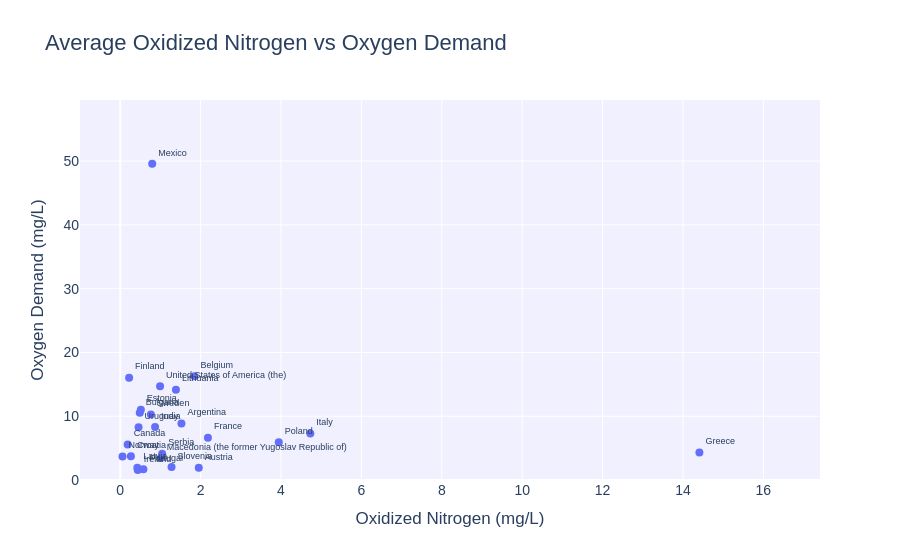

Source (notebook cell):
### Code cell
import plotly.express as px


fig = px.scatter(
    aggregated_df,
    x='Value_nitrate',
    y='Value_oxygen',
    text='Country Name',
    title='Average Oxidized Nitrogen vs Oxygen Demand',
    labels={'Value_nitrate': 'Oxidized Nitrogen (mg/L)', 'Value_oxygen': 'Oxygen Demand (mg/L)'},
)

fig.update_traces(
    textposition='top right',
    marker=dict(size=8),
    textfont=dict(size=9),
    hovertemplate='<b>%{text}</b><br>Nitrate: %{x}<br>Oxygen: %{y}<extra></extra>'
)

fig.update_layout(
    xaxis=dict(range=[-1, aggregated_df['Value_nitrate'].max() + 3]),
    yaxis=dict(range=[0, aggregated_df['Value_oxygen'].max() + 10]),
    plot_bgcolor='rgba(240,240,255,0.95)',
    title_font_size=22,
    font=dict(family="Arial", size=14)
)

fig.show()

fig.write_html("../visualizations/nitrogen_vs_oxygen.html", include_plotlyjs='cdn')

### Figure 1 — Plotly figure (JSON) as saved in the notebook; plotly's stock layout.template omitted (floating-point values rounded to 4 significant figures)
{"data": [{"hovertemplate": "<b>%{text}</b><br>Nitrate: %{x}<br>Oxygen: %{y}<extra></extra>", "legendgroup": "", "marker": {"color": "#636efa", "size": 8, "symbol": "circle"}, "mode": "markers+text", "name": "", "orientation": "v", "showlegend": false, "text": ["Argentina", "Austria", "Belgium", "Bulgaria", "Canada", "Croatia", "Estonia", "Finland", "France", "Greece", "India", "Ireland", "Italy", "Latvia", "Lithuania", "Macedonia (the former Yugoslav Republic of)", "Mexico", "Norway", "Poland", "Portugal", "Serbia", "Slovenia", "Sweden", "United States of America (the)", "Uruguay"], "textfont": {"size": 9}, "textposition": "top right", "type": "scatter", "x": [1.524, 1.955, 1.846, 0.4874, 0.1855, 0.2666, 0.5139, 0.2221, 2.182, 14.41, 0.8681, 0.4366, 4.73, 0.4263, 1.386, 1.012, 0.7963, 0.05751, 3.945, 0.5772, 1.043, 1.277, 0.7631, 0.9924, 0.4571], "xaxis": "x", "y": [8.875, 1.909, 16.28, 10.53, 5.549, 3.716, 11.02, 16.03, 6.642, 4.311, 8.29, 1.579, 7.287, 1.927, 14.16, 3.464, 49.58, 3.669, 5.904, 1.699, 4.119, 2.023, 10.26, 14.69, 8.278], "yaxis": "y"}], "layout": {"font": {"family": "Arial", "size": 14}, "legend": {"tracegroupgap": 0}, "plot_bgcolor": "rgba(240,240,255,0.95)", "title": {"font": {"size": 22}, "text": "Average Oxidized Nitrogen vs Oxygen Demand"}, "xaxis": {"anchor": "y", "domain": [0, 1], "range": [-1, 17.41], "title": {"text": "Oxidized Nitrogen (mg/L)"}}, "yaxis": {"anchor": "x", "domain": [0, 1], "range": [0, 59.58], "title": {"text": "Oxygen Demand (mg/L)"}}}}
